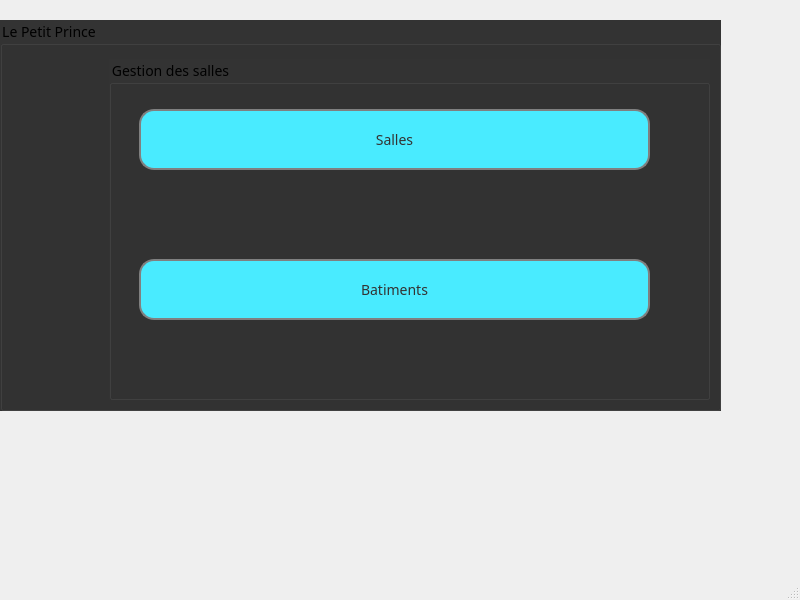
<?xml version="1.0" encoding="UTF-8"?>
<ui version="4.0">
 <class>salle1</class>
 <widget class="QMainWindow" name="salle1">
  <property name="geometry">
   <rect>
    <x>0</x>
    <y>0</y>
    <width>800</width>
    <height>600</height>
   </rect>
  </property>
  <property name="windowTitle">
   <string>MainWindow</string>
  </property>
  <widget class="QWidget" name="centralwidget">
   <widget class="QGroupBox" name="groupBox">
    <property name="geometry">
     <rect>
      <x>0</x>
      <y>20</y>
      <width>721</width>
      <height>391</height>
     </rect>
    </property>
    <property name="styleSheet">
     <string notr="true">*{
font-family: century gothic;
font-size:14px
}
*{
background:#333;
}</string>
    </property>
    <property name="title">
     <string>Le Petit Prince</string>
    </property>
    <widget class="QGroupBox" name="groupBox_2">
     <property name="geometry">
      <rect>
       <x>109</x>
       <y>39</y>
       <width>601</width>
       <height>341</height>
      </rect>
     </property>
     <property name="title">
      <string>Gestion des salles</string>
     </property>
     <widget class="QPushButton" name="pushButton_7">
      <property name="geometry">
       <rect>
        <x>30</x>
        <y>50</y>
        <width>511</width>
        <height>61</height>
       </rect>
      </property>
      <property name="styleSheet">
       <string notr="true">QPushButton
{
background:#49ebff ; 
border-radius:15px; 
color:#333; 
border: 2px solid gray ;
padding: 0.8px;
}
QPushButton:hover
{
color:#333; 
border-radius:15px;
background:#c7cf00;
border: 2px solid gray ;
padding: 0.8px;
}</string>
      </property>
      <property name="text">
       <string>Salles</string>
      </property>
     </widget>
     <widget class="QPushButton" name="pushButton_8">
      <property name="geometry">
       <rect>
        <x>30</x>
        <y>200</y>
        <width>511</width>
        <height>61</height>
       </rect>
      </property>
      <property name="styleSheet">
       <string notr="true">QPushButton
{
background:#49ebff ; 
border-radius:15px; 
color:#333; 
border: 2px solid gray ;
padding: 0.8px;
}
QPushButton:hover
{
color:#333; 
border-radius:15px;
background:#c7cf00;
border: 2px solid gray ;
padding: 0.8px;
}</string>
      </property>
      <property name="text">
       <string>Batiments</string>
      </property>
     </widget>
    </widget>
   </widget>
  </widget>
  <widget class="QMenuBar" name="menubar">
   <property name="geometry">
    <rect>
     <x>0</x>
     <y>0</y>
     <width>800</width>
     <height>22</height>
    </rect>
   </property>
  </widget>
  <widget class="QStatusBar" name="statusbar"/>
 </widget>
 <resources/>
 <connections/>
</ui>
